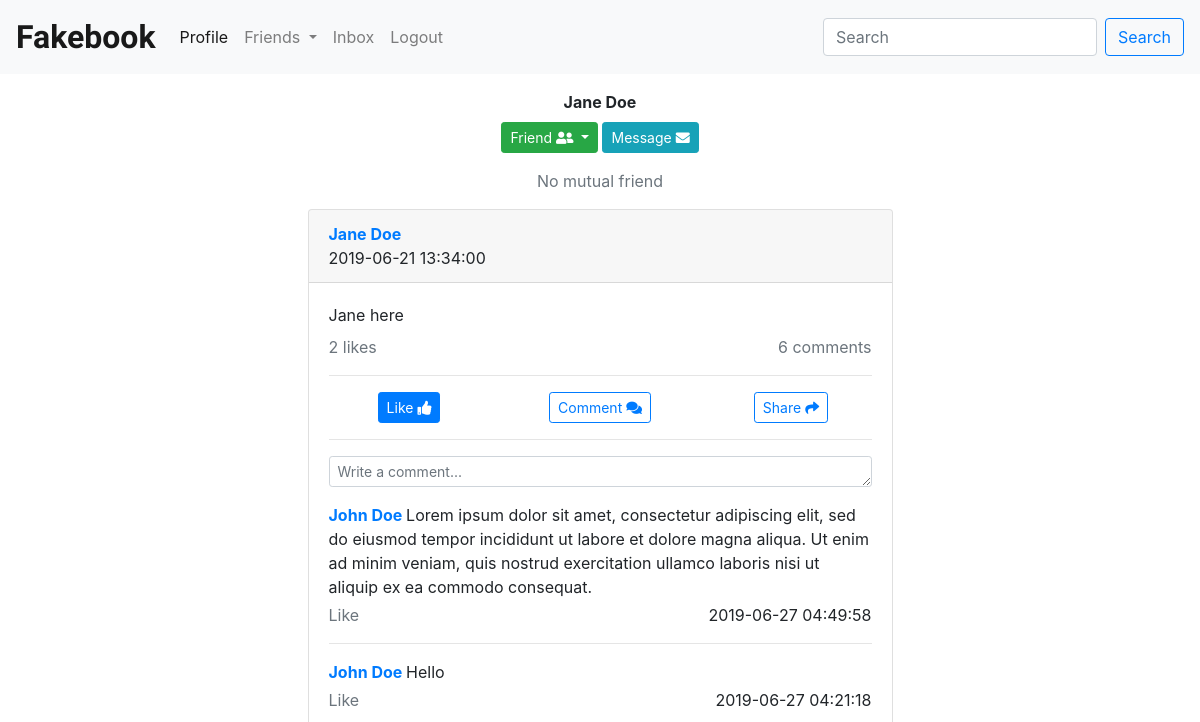
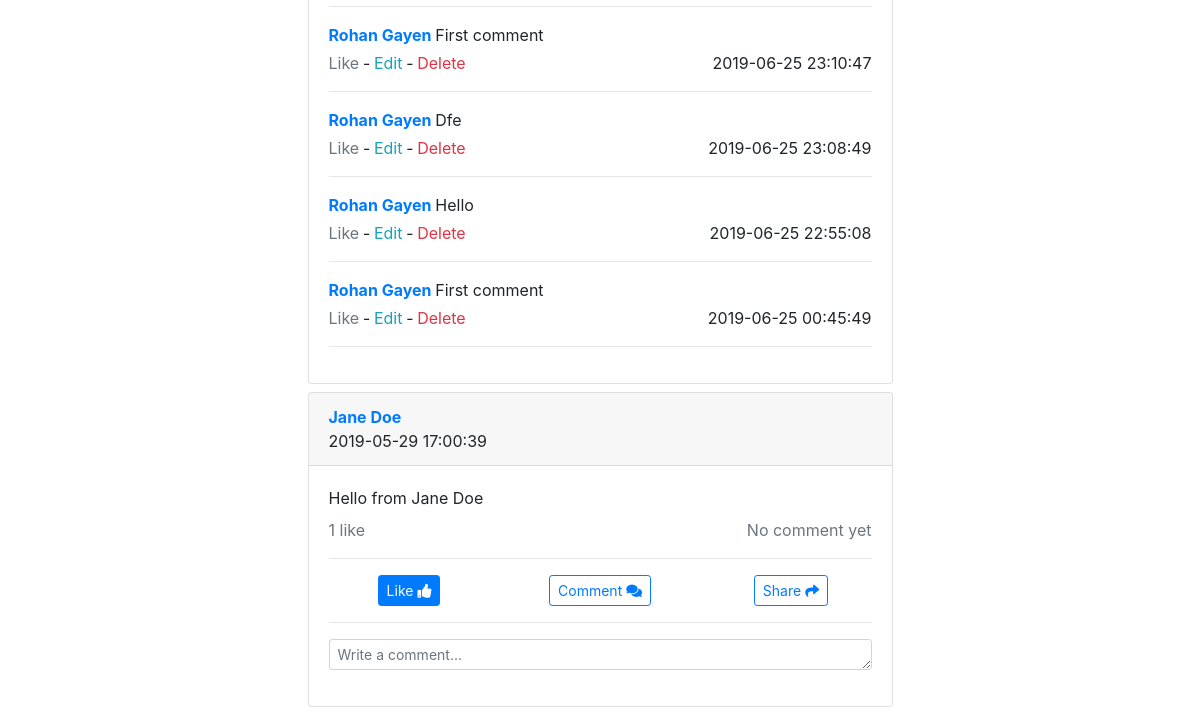
/profile.php?id=14 (signed in), run on an earlier commit of the app's database (2 pictures, top to bottom).
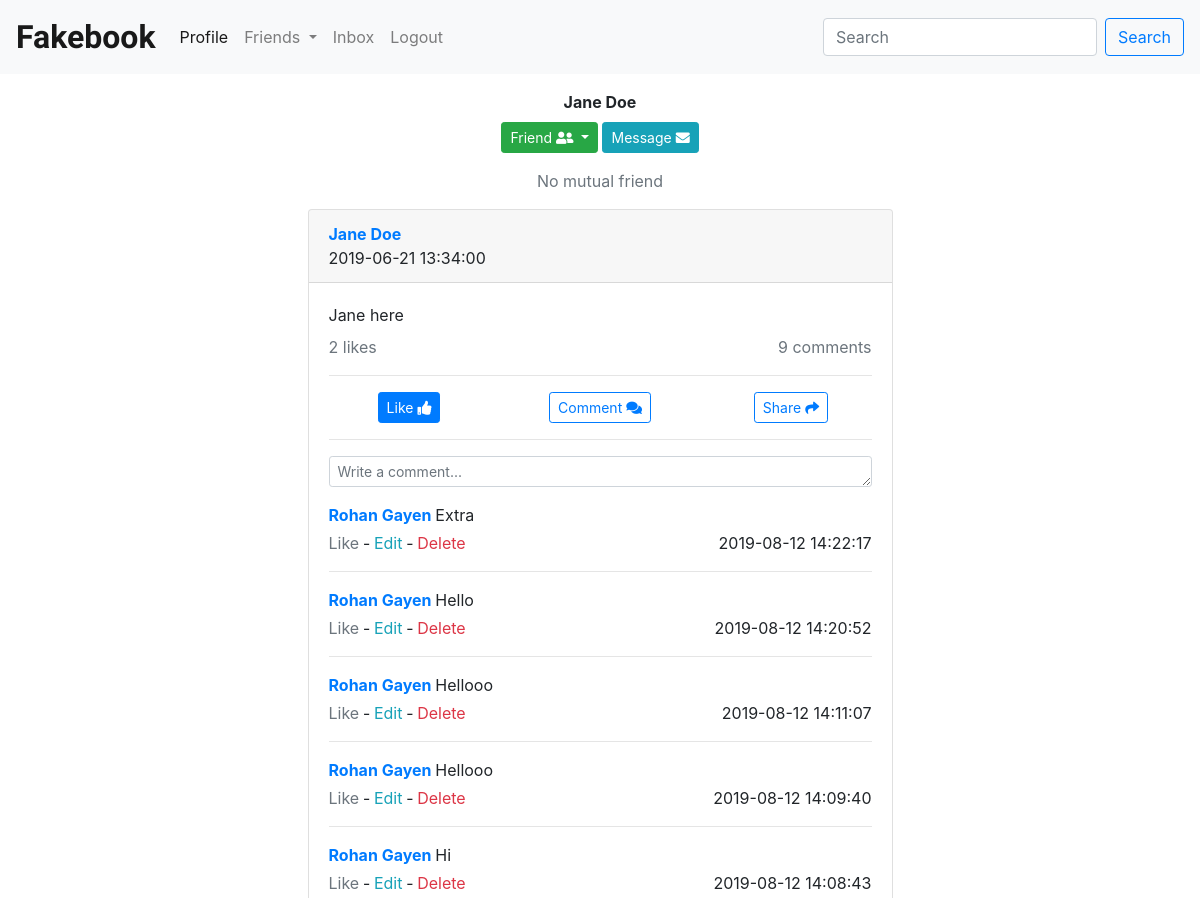
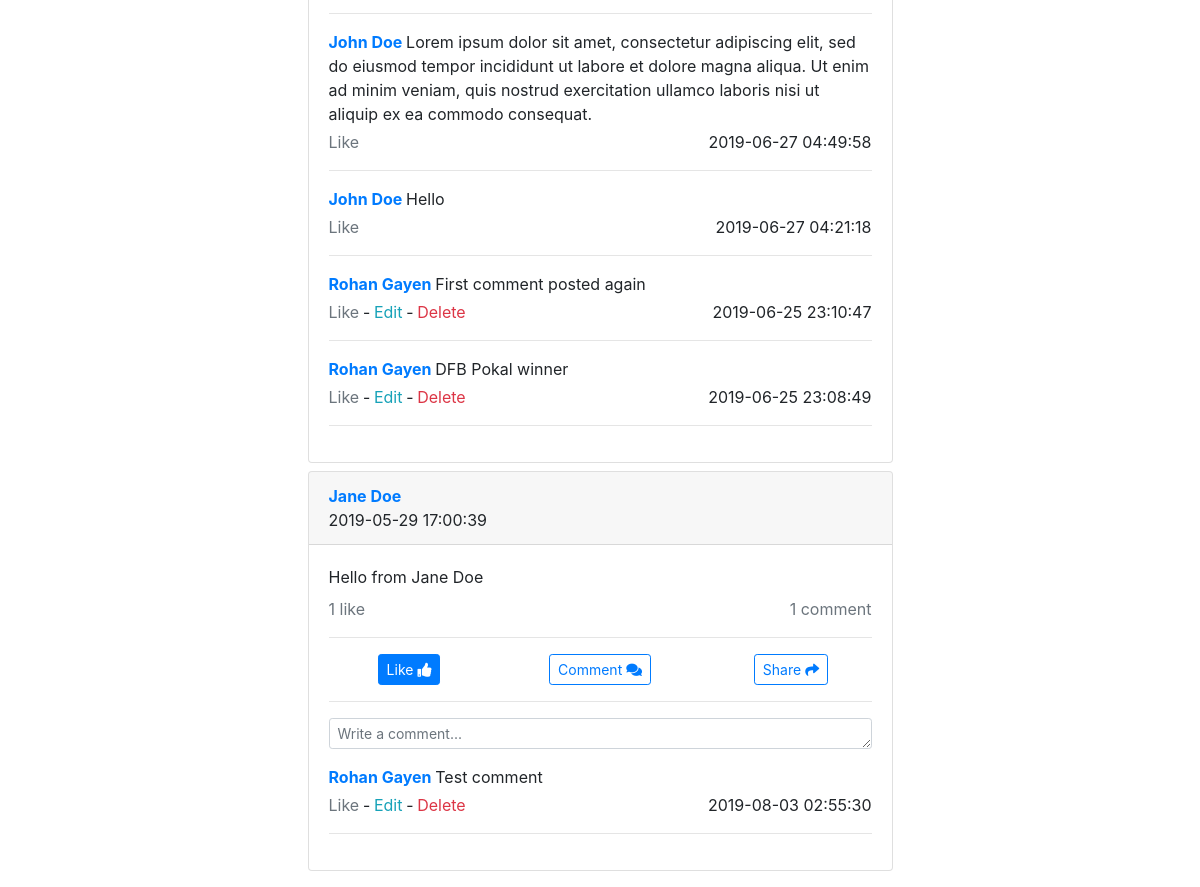
And on a later commit of the database (2 pictures, top to bottom).
### tables this page shows
CREATE TABLE `posts` (
  `post_id` int(10) UNSIGNED NOT NULL,
  `post_content` mediumtext,
  `original_post` int(10) UNSIGNED DEFAULT NULL,
  `post_owner` int(6) UNSIGNED DEFAULT NULL,
  `posted_on` datetime NOT NULL DEFAULT CURRENT_TIMESTAMP,
  `is_shared_post` tinyint(1) NOT NULL DEFAULT '0'
);

CREATE TABLE `comments` (
  `comment_id` int(14) UNSIGNED NOT NULL,
  `comment_content` mediumtext NOT NULL,
  `post_id` int(10) UNSIGNED NOT NULL,
  `comment_owner` int(6) UNSIGNED NOT NULL,
  `commented_on` datetime NOT NULL DEFAULT CURRENT_TIMESTAMP
);

### includes/fetch_posts_by_user.php (called while the page is built, shortened)
<?php
function posts_by_user(mysqli $db, int $user_id): array
{
    $posts = [];
    $query = "SELECT post_id, post_content, u.user_id AS post_owner_id, p.original_post as original_post_id, CONCAT(fname, ' ', lname) AS post_owner_name, posted_on, p.is_shared_post ";
    $query .= "FROM posts AS p INNER JOIN users AS u ";
    $query .= "ON p.post_owner = u.user_id ";
    $query .= "WHERE p.post_owner = '$user_id' ";
    $query .= "ORDER BY p.posted_on DESC";
    $result_outer_query = $db->query($query);
    while ($row = $result_outer_query->fetch_object()) {
        if (!$row->is_shared_post) {
            $posts[] = new Post(
                $row->post_id,
                $row->post_content,
                $row->post_owner_id,
                $row->post_owner_name,
                $row->posted_on
            );
        }
    }
    return $posts;
}

### classes/post.class.php (called while the page is built, shortened)
<?php
require_once(__DIR__ . "/user.class.php");
class Post
{
    function __construct(
        int $id,
        string $content,
        int $owner_id,
        string $owner_name,
        string $posted_on,
        Post $originalPost = null,
        bool $isSharedPost = false
    ) {
        $this->id = $id;
        $this->content = $content;
        $this->owner = new User($owner_id, $owner_name);
        $this->time = $posted_on;
        $this->isSharedPost = $isSharedPost;
    }
}

### includes/fetch_post_liked_by_users.php (called while the page is built, shortened)
<?php
require_once(__DIR__ . "/fetch_friendship_status_code.php");
function post_liked_by_users(mysqli $db, int $id): array
{
    $liked_users = [];
    $own_id = $_SESSION['user_id'];
    $q = "SELECT user_id, CONCAT(fname, ' ', lname) as user_name from users where user_id IN
    (SELECT post_liked_by from post_liked_by_users where post_id = {$id} ORDER BY post_liked_on DESC)";
    $result = $db->query($q);
    while ($row = $result->fetch_object()) {
        $friendship_status_code = friendship_status_code($db, $own_id, $row->user_id);
        $liked_users[] = new User($row->user_id, $row->user_name, $friendship_status_code);
    }
    return $liked_users;
}

### includes/generic_functions.php (called while the page is built, shortened)
<?php
function print_array_count(array $arr, string $text_in_middle, bool $use_yet = true): string
{
    return (count($arr) === 0 ? 'No' : count($arr)) . " {$text_in_middle}" . (count($arr) > 1 ? 's' : '') . ($use_yet ? (count($arr) === 0 ? ' yet' : '') : '');
}
function get_date_for_database(string $date): string
{
    $timestamp = strtotime($date);
    $date_formated = date('Y-m-d H:i:s', $timestamp);
    return $date_formated;
}
function load_post($db, $post, $own_id)
{
    require(__DIR__ . "/../views/load_post.php");
    return ob_get_clean();
}
function load_comment($db, $comment, $own_id)
{
    require(__DIR__ . "/../views/load_comment.php");
    return ob_get_clean();
}

### includes/fetch_friendship_status_code.php (called while the page is built, shortened)
<?php
function friendship_status_code(mysqli $db, int $own_id, int $profile_id): int
{
    $friendship_status_code = 0;
    $q = "SELECT request_id from friend_requests where (request_from = {$own_id} && request_to = {$profile_id}) && (request_status = 'pending' || request_status = 'accepted') UNION
    SELECT request_id from friend_requests where (request_from = {$profile_id} && request_to = {$own_id}) && (request_status = 'pending' || request_status = 'accepted')";
    $result = $db->query($q);
    $q = "SELECT request_id from friend_requests where request_from = {$profile_id} && request_to = {$own_id} && request_status = 'accepted' UNION
    SELECT request_id from friend_requests where request_to = {$profile_id} && request_from = {$own_id} && request_status = 'accepted'";
    $result = $db->query($q);
    if ($result->num_rows == 1) {
        $friendship_status_code = 2;
    }
    $q = "SELECT request_id from friend_requests where request_to = {$profile_id} && request_from = {$own_id} && request_status = 'pending'";
    $result = $db->query($q);
    $q = "SELECT request_id from friend_requests where request_from = {$profile_id} && request_to = {$own_id} && request_status = 'pending'";
    $result = $db->query($q);
    return $friendship_status_code;
}

### includes/fetch_is_post_liked_by_user.php (called while the page is built)
<?php
function is_post_liked_by_user(mysqli $db, int $post_id, int $user_id): int
{
    $q = "SELECT post_liked_on from post_liked_by_users where post_id = {$post_id} && post_liked_by = {$user_id}";
    $result = $db->query($q);
    return $result->num_rows;
}

### includes/fetch_comments_by_post.php (called while the page is built, shortened)
<?php
function comments_by_post(mysqli $db, int $post_id): array
{
    $comments = [];
    $query = "SELECT comment_id, comment_content, c.post_id, comment_owner as comment_owner_id, CONCAT(fname, ' ', lname) as comment_owner_name, commented_on
    from comments as c INNER JOIN users as u
    ON c.comment_owner = u.user_id
    where c.post_id = '$post_id'
    order by c.commented_on DESC";
    $result = $db->query($query);
    while ($row = $result->fetch_object()) {
        $comments[] = new Comment($row->comment_id, $row->comment_content, $row->post_id, $row->comment_owner_id, $row->comment_owner_name, $row->commented_on);
    }
    return $comments;
}

### classes/user.class.php (called while the page is built, shortened)
<?php
class User
{
    function __construct(
        int $id,
        string $name,
        int $friendshipStatus = 0
    ) {
        $this->id = $id;
        $this->name = $name;
        $this->friendshipStatus = $friendshipStatus;
    }
}

### classes/comment.class.php (called while the page is built, shortened)
<?php
require_once(__DIR__ . "/user.class.php");
class Comment
{
    function __construct(
        int $id,
        string $content,
        int $post_id,
        int $owner_id,
        string $owner_name,
        string $commented_on
    ) {
        $this->id = $id;
        $this->content = $content;
        $this->owner = new User($owner_id, $owner_name);
        $this->time = $commented_on;
    }
}

### views/load_comment.php (the view, shortened to what the rows shown need)
<?php
$is_comment_liked_by_user = false;
?>
<div id="comment-<?= $comment->id ?>" class="comment" data-id="<?= $comment->id ?>">
    <div class="mb-1">
        <span class="comment-owner font-weight-bold">
            <a href="profile.php?id=<?= $comment->owner->id ?>"><?= $comment->owner->name ?></a>
        </span>
        <span class="comment-content my-2"><?= nl2br($comment->content) ?></span>
    </div>
    <div class="comment-actions">
        <span>
            <a href="#" class="<?php echo $is_comment_liked_by_user ? 'text-primary' : 'text-secondary' ?> like-comment">Like</a>
        </span>
        <?php if ($own_id == $comment->owner->id) { ?>
            <span>
                &#8208;
                <a href="#" class="text-info edit-comment">Edit</a>
            </span>
            <span>
                &#8208;
                <a href="#" class="text-danger delete-comment">Delete</a>
            </span>
        <?php } ?>
        <span class="float-sm-right"><?= $comment->time ?></span>
    </div>
</div>
<hr>

### profile.php (shortened to what the rows shown need)
<?php
require_once("./utilities/connect_to_db.php");
if (!isset($_GET["id"])) {
    $profile_id = (int) $_SESSION["user_id"];
    $own_id = (int) $_SESSION["user_id"];
    $profile_name = $_SESSION["fullname"];
} else {
    $id = (int) $_GET["id"];
    $query = "SELECT CONCAT(fname, ' ', lname) AS user_name from users where user_id = ?";
    $stmt = $db->stmt_init();
    $stmt->prepare($query);
    $stmt->bind_param('i', $id);
    $stmt->execute();
    $stmt->bind_result($name);
    if (isset($name)) {
        $profile_id = $id;
        $own_id = (int) $_SESSION["user_id"];
    } else {
        header("Location: page_not_found.php");
        exit();
    }
}
require_once("./classes/post.class.php");
require_once("./classes/user.class.php");
require_once("./classes/comment.class.php");
require_once("./includes/header.php");
require_once("./includes/nav.php");
include_once("./includes/generic_functions.php");
include_once("./includes/fetch_friendship_status_code.php");
require_once("./includes/fetch_posts_by_user.php");
$posts = posts_by_user($db, $profile_id);
require_once("./includes/fetch_post_liked_by_users.php");
require_once("./includes/fetch_is_post_liked_by_user.php");
require_once("./includes/fetch_comments_by_post.php");
?>
<div id="container" class="mx-auto my-3">
    <?php if (empty($posts)) { ?>
        <div class="card p-3 my-2">
            It looks like there are no posts available to view at this moment.
        </div>
    <?php } else {
        foreach ($posts as $post) {
            echo load_post($db, $post, $own_id);
        }
    } ?>
</div>
<?php include("./includes/footer.php"); ?>

### views/load_post.php (shortened to what the rows shown need)
<?php
$post_liked_by_users = post_liked_by_users($db, $post->id);
$is_post_liked_by_user = is_post_liked_by_user($db, $post->id, $own_id);
$comments = comments_by_post($db, $post->id);
?>
<div class="card my-2" id="post-<?= $post->id ?>" data-id="<?= $post->id ?>">
    <div class="card-header">
        <div class="font-weight-bold">
            <a href="profile.php?id=<?= $post->owner->id ?>"><?= $post->owner->name ?></a>
        </div>
        <div><?= get_date_for_database($post->time) ?></div>
    </div>
    <div class="card-body">
        <div class="card-text"><?= nl2br($post->content) ?></div>
        <div class="row mt-2">
            <div class="col-6 text-left">
                <a href="#" class="like-count" data-toggle="tooltip" data-html="true" data-placement="bottom" title="<?php foreach ($post_liked_by_users as $liked_user) echo "<span data-id='{$liked_user->id}' data-status='{$liked_user->friendshipStatus}'>{$liked_user->name}</span><br>"; ?>" data-likes=<?= count($post_liked_by_users) ?>>
                    <span class="text-secondary">
                        <?= print_array_count($post_liked_by_users, "like") ?>
                    </span>
                </a>
            </div>
            <div class="col-6 text-right">
                <a href="#" class="comment-count">
                    <span class="text-secondary">
                        <?= print_array_count($comments, "comment") ?>
                    </span>
                </a>
            </div>
        </div>
        <hr>
        <div class="row">
            <div class="col-12 col-sm-4 text-center">
                <a href="#" class="btn btn-sm <?= $is_post_liked_by_user ? 'btn-primary' : 'btn-outline-primary' ?> like-post" data-is-liked="<?= $is_post_liked_by_user ?>">Like <i class="fas fa-thumbs-up"></i></a>
            </div>
            <div class="col-12 col-sm-4 text-center">
                <a href="#" class="btn btn-sm btn-outline-primary comment-post" id="comment-link">Comment <i class="fas fa-comments"></i></a>
            </div>
            <div class="col-12 col-sm-4 text-center">
                <a href="#" class="btn btn-sm btn-outline-primary share-post" id="share-button">Share <i class="fas fa-share"></i></a>
            </div>
        </div>
        <hr>
        <div class="my-1">
            <div class="form-group">
                <textarea type="text" class="form-control form-control-sm comment-input" rows="1" placeholder="Write a comment..." name="comment" required><?= isset($_POST["comment"]) ? $_POST["comment"] : '' ?></textarea>
            </div>
        </div>
        <div class="comments">
            <?php foreach ($comments as $comment) {
                echo load_comment($db, $comment, $own_id);
            } ?>
        </div>
    </div>
</div>

What changed in the data, as far as the page shows it:
removed comments: name "Rohan Gayen", comment_content "Hello", shows "Edit", commented_on "2019-06-25 22:55:08", shown under posts "Jane here"
removed comments: name "Rohan Gayen", comment_content "First comment", shows "Edit", commented_on "2019-06-25 00:45:49", shown under posts "Jane here"
computed for posts "Jane here": comments "6 comments" → "9 comments"
added comments: name "Rohan Gayen", comment_content "Extra", shows "Edit", commented_on "2019-08-12 14:22:17", shown under posts "Jane here"
added comments: name "Rohan Gayen", comment_content "Hello", shows "Edit", commented_on "2019-08-12 14:20:52", shown under posts "Jane here"
added comments: name "Rohan Gayen", comment_content "Hellooo", shows "Edit", commented_on "2019-08-12 14:11:07", shown under posts "Jane here"
added comments: name "Rohan Gayen", comment_content "Hellooo", shows "Edit", commented_on "2019-08-12 14:09:40", shown under posts "Jane here"
added comments: name "Rohan Gayen", comment_content "Hi", shows "Edit", commented_on "2019-08-12 14:08:43", shown under posts "Jane here"
changed comments: comment_content "First comment" → "First comment posted again"
changed comments: comment_content "Dfe" → "DFB Pokal winner"
computed for posts "Hello from Jane Doe": comments "No comment yet" → "1 comment"
added comments: name "Rohan Gayen", comment_content "Test comment", shows "Edit", commented_on "2019-08-03 02:55:30", shown under posts "Hello from Jane Doe"
